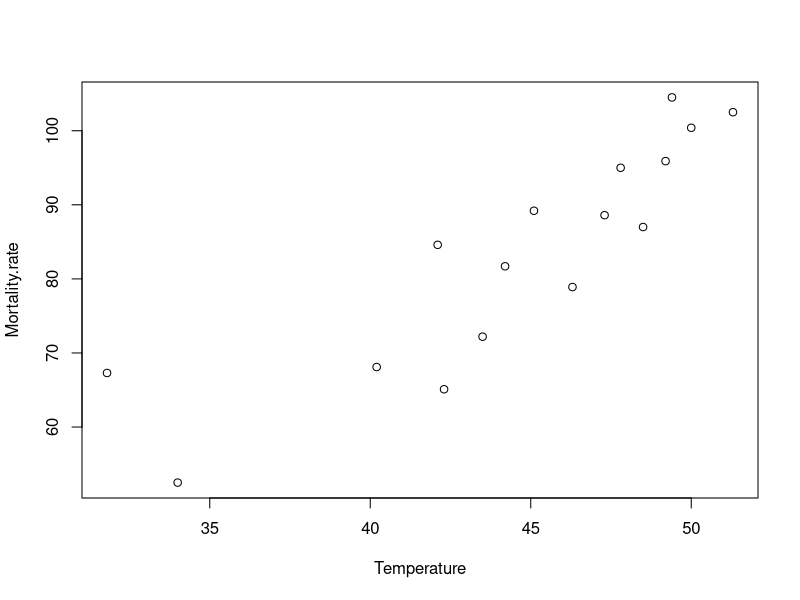
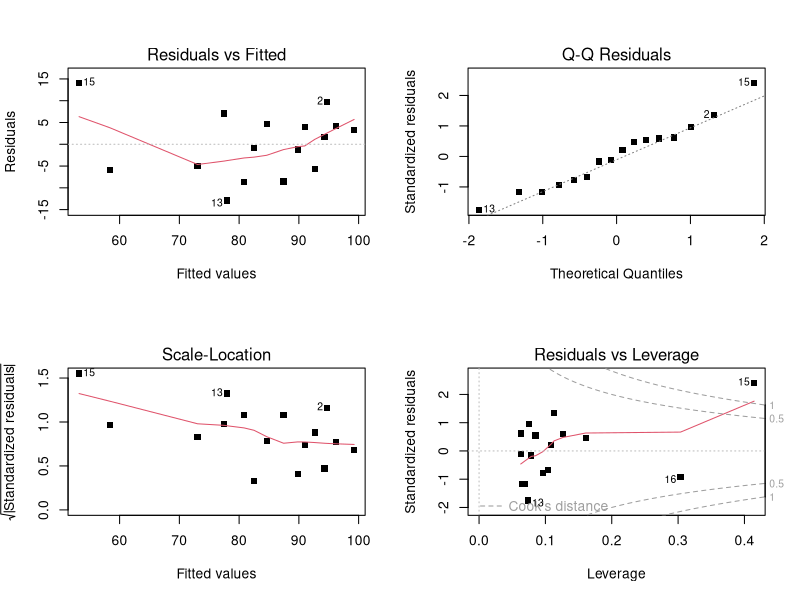
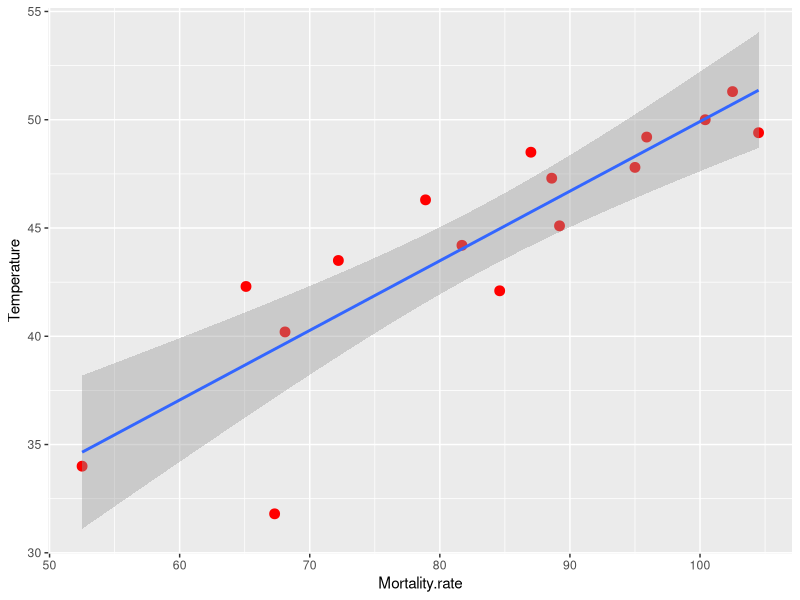

Here is the R script that generated these plots, in order:
## ---- chunk 1
Mortality.rate <- c(102.5,104.5,100.4,95.9,87.0,95.0,88.6,89.2,78.9,84.6,81.7,
                    72.2,65.1,68.1,67.3,52.5)
Temperature <- c(51.3,49.4,50.0,49.2,48.5,47.8,47.3,45.1,46.3,42.1,44.2,43.5,
                 42.3,40.2,31.8,34.0)
tempMortality <- data.frame(Temperature,Mortality.rate)
plot(tempMortality)
cor(tempMortality)
## ---- chunk 2
morTemp.lm1 <- lm(Mortality.rate~Temperature, 
                data = tempMortality)
names(morTemp.lm1)
coef(morTemp.lm1)
## ---- chunk 3
summary(morTemp.lm1)
## ---- chunk 4
morTemp.lm0 <- lm(Mortality.rate ~ 1, data=tempMortality)
summary(morTemp.lm0)
anova(morTemp.lm0,morTemp.lm1)
## ---- chunk 5
lines(morTemp.lm1$residuals)

par(mfrow=c(2,2))
plot(morTemp.lm1,pch=15)
## ---- chunk 6
temp <- c(35,40,45,50)
names(temp)<- c(35,40,45,50) 
## ---- chunk 7
with(tempMortality,c(mean(Temperature),mean(Mortality.rate)))
## ---- chunk 8
predict(morTemp.lm1,data.frame(Temperature = temp,
                 Mortality.rate = 83.34375),interval="confidence")
## ---- chunk 9
predict(morTemp.lm1,data.frame(Temperature = temp,
                 Mortality.rate = 83.34375),interval="prediction")
## ---- chunk 10
library(ggplot2)
ggplot(tempMortality, aes(x=Mortality.rate, y=Temperature)) +
        geom_point(colour = 'red', size = 3) +   
        geom_smooth(method=lm)
